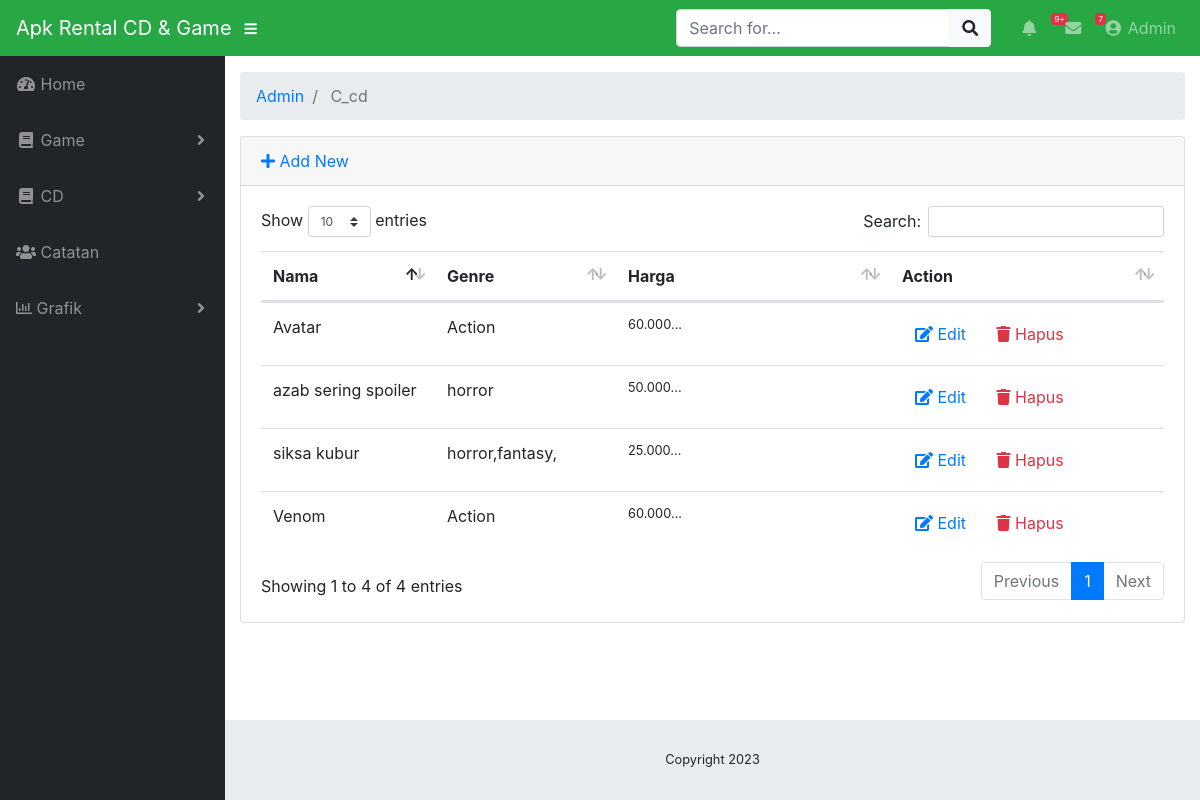
The page /index.php/admin/c_cd on the database its author committed.
### tables this page shows
CREATE TABLE `tb_cd` (
  `id_cd` int(64) NOT NULL,
  `nama_cd` varchar(255) NOT NULL,
  `genre` varchar(255) NOT NULL,
  `harga` varchar(255) NOT NULL,
  `foto` varchar(500) NOT NULL
);

### application/controllers/admin/C_cd.php (called while the page is built, shortened)
<?php defined('BASEPATH') or exit('NO direct script acces allowed');
class C_cd extends CI_Controller
{
    public function __construct()
    {
        $this->load->model("M_cd");
        $this->load->library('form_validation');
    }
    public function index()
    {
        $data["cd"] = $this->M_cd->getAll();
        $this->load->view("admin/cd/list", $data);
    }
}

### index.php (called while the page is built, shortened)
<?php
require_once BASEPATH.'core/CodeIgniter.php';

### application/models/M_cd.php (called while the page is built, shortened)
<?php defined('BASEPATH') OR exit('No direct script access allowed');
class M_cd extends CI_Model{
    private $_table = 'tb_cd';
    public function getAll(){
        return $this->db->get($this->_table)->result();
    }
}

### application/views/admin/cd/list.php (the view, shortened to what this page needs)
<!DOCTYPE html>
<html lang="en">
<head>
</head>
<body id="page-top">
	<div id="wrapper">
		<div id="content-wrapper">
			<div class="container-fluid">
				<div class="card mb-3">
					<div class="card-header">
						<a href="<?php echo site_url('admin/C_cd/tambah') ?>"><i class="fas fa-plus"></i> Add New</a>
					</div>
					<div class="card-body">
						<div class="table-responsive">
							<table class="table table-hover" id="dataTable" width="100%" cellspacing="0">
								<thead>
									<tr>
										<th>Nama</th>
										<th>Genre</th>
										<th>Harga</th>
										<th>Action</th>
									</tr>
								</thead>
								<tbody>
									<?php foreach ($cd as $cd): ?>
									<tr>
										<td width="150">
											<?php echo $cd->nama_cd ?>
										</td>
										<td>
											<?php echo $cd->genre ?>
										</td>
										<td class="small" width="250">
											<?php echo substr($cd->harga, 0, 120) ?>...
										</td>
										<td width="250">
											<a href="<?php echo site_url('admin/C_cd/edit/'.$cd->id_cd) ?>"
											 class="btn btn-small"><i class="fas fa-edit"></i> Edit</a>
											<a onclick="deleteConfirm('<?php echo site_url('admin/C_cd/hapus/'.$cd->id_cd) ?>')"
											 href="#!" class="btn btn-small text-danger"><i class="fas fa-trash"></i> Hapus</a>
										</td>
									</tr>
									<?php endforeach; ?>
								</tbody>
							</table>
						</div>
					</div>
				</div>
			</div>
		</div>
	</div>
</body>
</html>

### css/sb-admin.css (style rules this page uses)
html { position: relative; min-height: 100%; }
body { height: 100%; }
#wrapper { display: -webkit-box; display: -ms-flexbox; display: flex; }
#wrapper #content-wrapper { overflow-x: hidden; width: 100%; padding-top: 1rem; padding-bottom: 80px; }
:root { --input-padding-x: 0.75rem; --input-padding-y: 0.75rem; }

### rows shown on the page
tb_cd: nama_cd "siksa kubur", genre "horror,fantasy,", harga "25.000"
tb_cd: nama_cd "azab sering spoiler", genre "horror", harga "50.000"
tb_cd: nama_cd "Avatar", genre "Action", harga "60.000"
tb_cd: nama_cd "Venom", genre "Action", harga "60.000"

### other values the page prints
$segment "Admin"
$segment "C_cd"
Date('Y') "2023"
